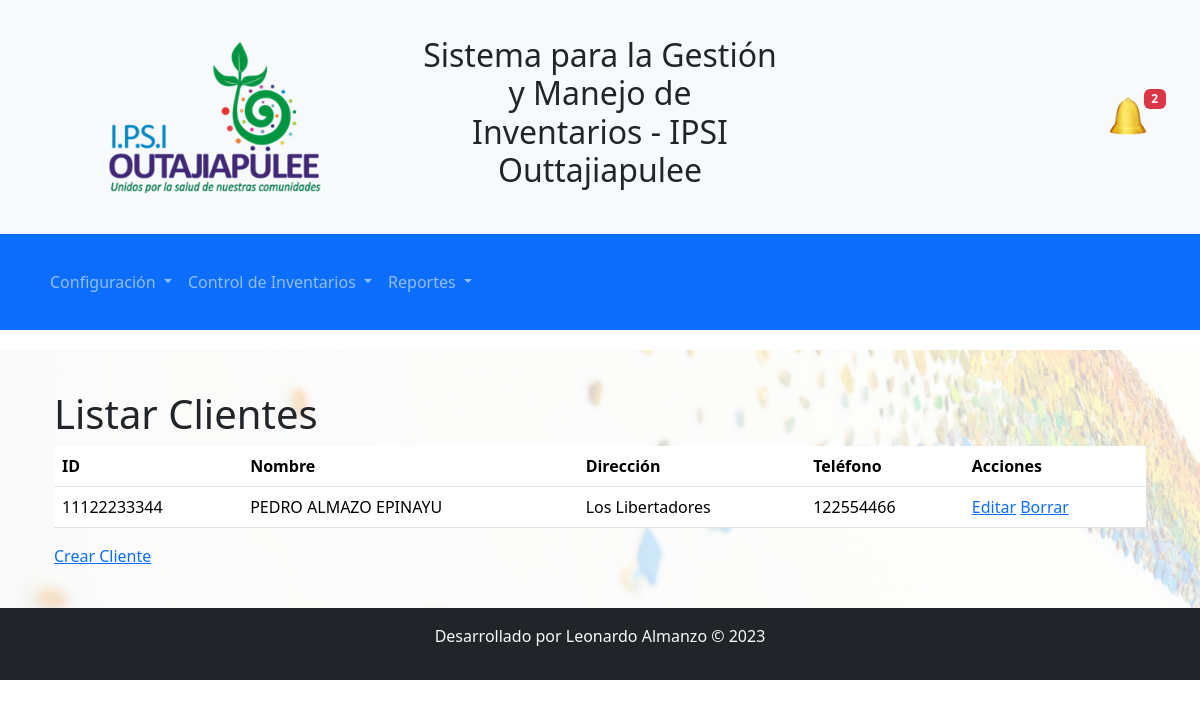
Page /accounts/listar_clientes/ on the committed database.
### control_inventarios/models.py (models this page shows, shortened)
class Cliente(models.Model):
    TIPOCLIENTES = (
        ('Interno', 'Interno'),
        ('Externo', 'Externo'),
    )
    id_cliente = models.CharField(primary_key=True, max_length=13, unique=True)
    nombre = models.CharField(max_length=255)
    direccion = models.CharField(max_length=255)
    telefono = models.CharField(max_length=20)
    tipo_cliente = models.CharField(max_length=255, choices=TIPOCLIENTES)
    entidad_salud = models.ForeignKey(EntidadSalud, on_delete=models.SET_NULL, blank=True, null=True)  # Relación con entidad de salud

### control_inventarios/views.py (the view)
# urls.py: path('listar_clientes/', views.listar_clientes, name='listar_clientes'),
def listar_clientes(request):
    clientes = Cliente.objects.all()
    return render(request, 'control_inventarios/listar_clientes.html', {'clientes': clientes})

### control_inventarios/templates/control_inventarios/listar_clientes.html (shortened to what this page needs)
{% extends 'base.html' %}
{% block content %}
<div class="container">
    <h1>Listar Clientes</h1>
    {% if clientes %}
        <table class="table">
            <thead>
                <tr>
                    <th>ID</th>
                    <th>Nombre</th>
                    <th>Dirección</th>
                    <th>Teléfono</th>
                    <th>Acciones</th>
                </tr>
            </thead>
            <tbody>
                {% for cliente in clientes %}
                    <tr>
                        <td>{{ cliente.id_cliente }}</td>
                        <td>{{ cliente.nombre }}</td>
                        <td>{{ cliente.direccion }}</td>
                        <td>{{ cliente.telefono }}</td>
                        <td>
                            <a href="{% url 'editar_cliente' id_cliente=cliente.id_cliente %}">Editar</a>
                            <a href="{% url 'borrar_cliente' id_cliente=cliente.id_cliente %}">Borrar</a>
                        </td>
                    </tr>
                {% endfor %}
            </tbody>
        </table>
    {% else %}
        <p>No hay clientes registrados.</p>
    {% endif %}
    <a href="{% url 'crear_cliente' %}">Crear Cliente</a>
</div>
{% endblock %}

### static/css/styles.css (style rules this page uses)
body { font-family: 'Roboto', sans-serif; background-color: #f8f9fa; }
.container { max-width: 100%; margin: 0 auto; padding: 20px; }

### rows in the picture
Cliente: id_cliente "11122233344", nombre "PEDRO ALMAZO EPINAYU", direccion "Los Libertadores", telefono "122554466"
